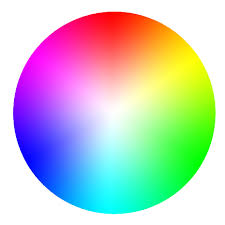
%> input picture images/rbg.jpg, 225 x 225 px
$ octave colordetection.m   (GNU Octave 9; MATLAB toolbox functions it lacks are replaced by stand-ins)
%> lines starting %> are read from the running program, lines starting %| are printed output that depends on the picture; in (x1, y1, x2, y2) boxes, pixels count from 0 and x2, y2 are one past the last pixel; in counts of white or black regions, pixels touching at a corner belong together; the program's own positions count from 1
%clearing consoles and variables
clear;
clc;
close all;

I = imread(['images/rbg.jpg']); %reading the image
%> I is the input picture: size 225x225x3 uint8; mean R, G, B 196.6, 201.1, 198.1

figure, imshow(I); %display the input image

G = im2gray(I);%converting to gray image
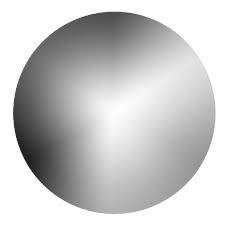
%> G: size 225x225 uint8; min 24, max 255, mean 199.4

c = input("enter the color \n 1-red \n 2-green \n 3-blue");
%> the answer given: 1
A = I(:,:,c); % fetching the desired color
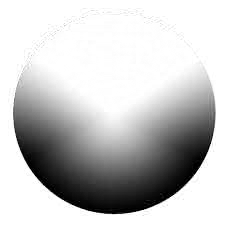
%> A: size 225x225 uint8; min 0, max 255, mean 196.6

F = imsubtract(A,G); %comparision matrix
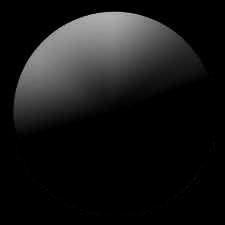
%> F: size 225x225 uint8; min 0, max 178, mean 22.9
F = im2bw(F,0.12);
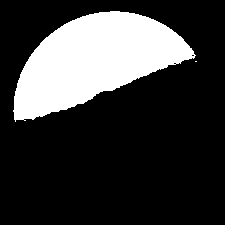
%> F: size 225x225 logical; 22.7% white; 2 white regions (1 under 20 px), largest, box (x1, y1, x2, y2) and area: (13, 11, 196, 122) 11487

% compare each pixel value to comparision matrix
x = size(F);
%> x = [225 225]
a=[];
for i = 1:3
    s = I(:,:,i); % get values of 2d matrix
    for j = 1:x(1)
        for k = 1:x(2)
            uint8a(j,k) = s(j,k)*uint8(F(j,k));
            %uint8 is used to convert to integer
        end
    end
   o(:,:,i) = uint8a;
end
%> this loop made 3 passes
%> pass 3, `s = I(:,:,i);`:
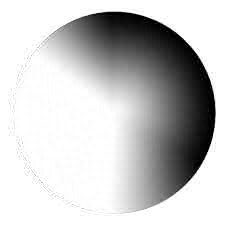
%> s: size 225x225 uint8; min 0, max 255, mean 198.1
%> after the loop:
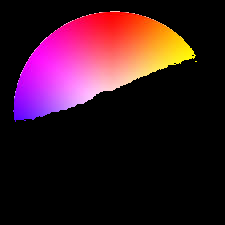
%> o: size 225x225x3 uint8; mean R, G, B 54.6, 21.9, 34
%> after the loop:
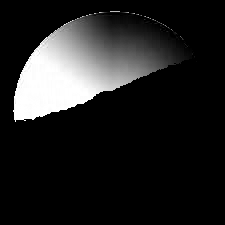
%> uint8a: size 225x225 uint8; min 0, max 255, mean 34

figure, imshow(o);  % output


CODES TO SEE INTERMEDIATE FIGURES
%> (this line was passed over: CODES is not available in this run)

subplot(2,3,2);
imshow(G);     grayscale
%> (this line was passed over: grayscale is not available in this run)

subplot(2,3,3);
imshow(A);

subplot(2,3,4);
imshow(F); % black and white output
